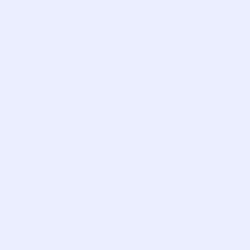
Frame 1 (no input)
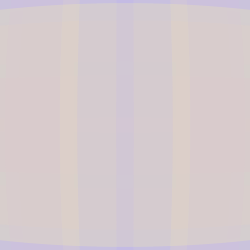
Frame 60 (the mouse pressed at the canvas centre just before this capture)
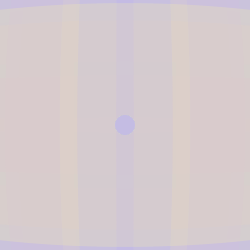
Frame 120 (the mouse held since frame 60 and released just before this capture)

The Processing sketch that drew these frames (run headless with seeded random() and noise(); from frame 60 on, the mouse is pressed at the canvas centre):

// Processing sketch: processing_153856
// ── processing_153856.pde

int counter;

void setup() {  //setup function called initially, only once
  size(250, 250);
  background(255);  //set background white
  colorMode(HSB);   //set colors to Hue, Saturation, Brightness mode
  counter = 0;
}

void draw() {  //draw function loops 
  counter++;
  noStroke();
  fill(random(255),100,255,50);
  
  if(mousePressed == true) { //add some interaction
    ellipse(mouseX, mouseY, 20, 20);
  }
  else {
    ellipse(width/2, height/2, 800*cos(counter), 800*sin(counter));
  }
}
